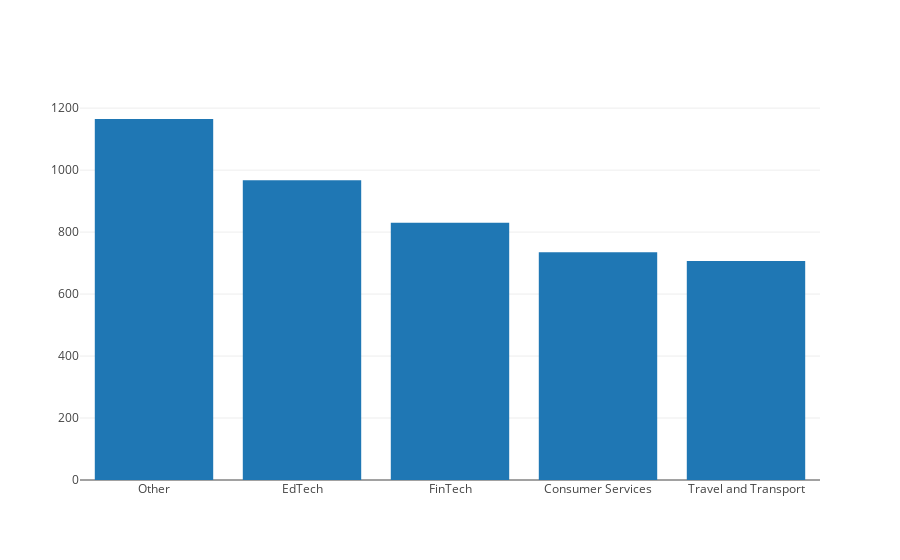

Notebook source saved alongside this figure:
### Code cell
iplot([go.Bar(x=sector_df.sort_values(['sector_count'], ascending=False).head().index, y=sector_df.sort_values(['sector_count'], ascending=False).head().sector_count)])

### Figure 1 — Plotly figure (JSON) as saved in the notebook; plotly's stock layout.template omitted (floating-point values rounded to 4 significant figures)
{"data": [{"type": "bar", "x": ["Other", "EdTech", "FinTech", "Consumer Services", "Travel and Transport"], "y": [1165, 967, 830, 735, 707]}], "layout": {}}
